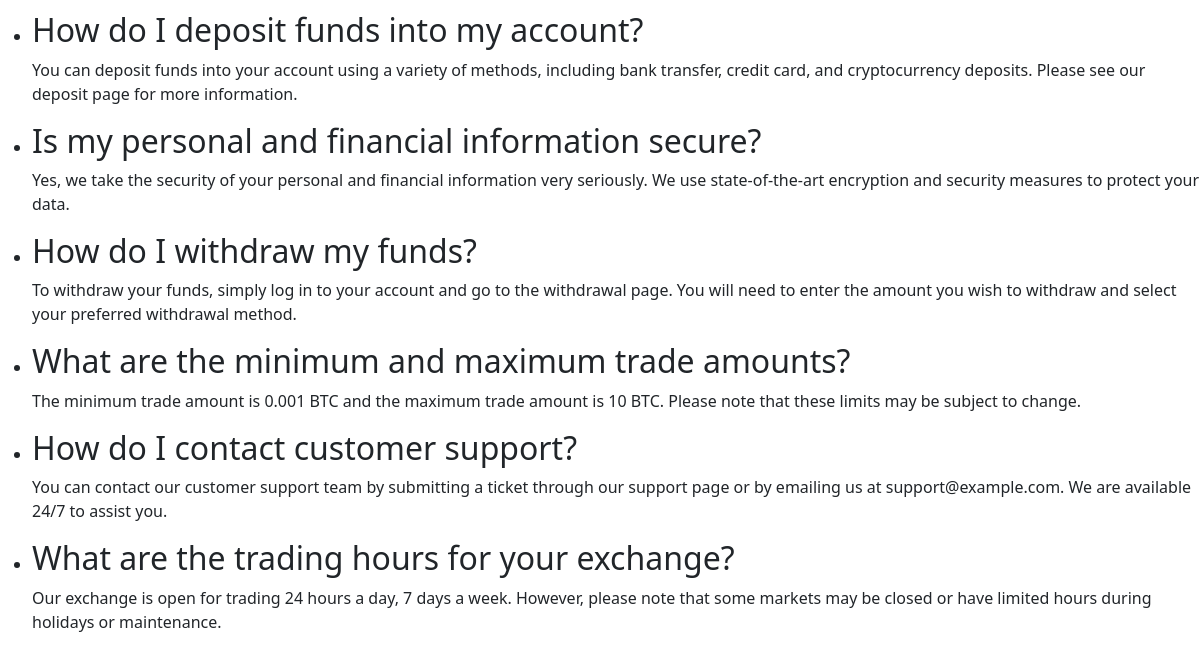
Before: /support/faq_list/ (lower part) with the older database file.
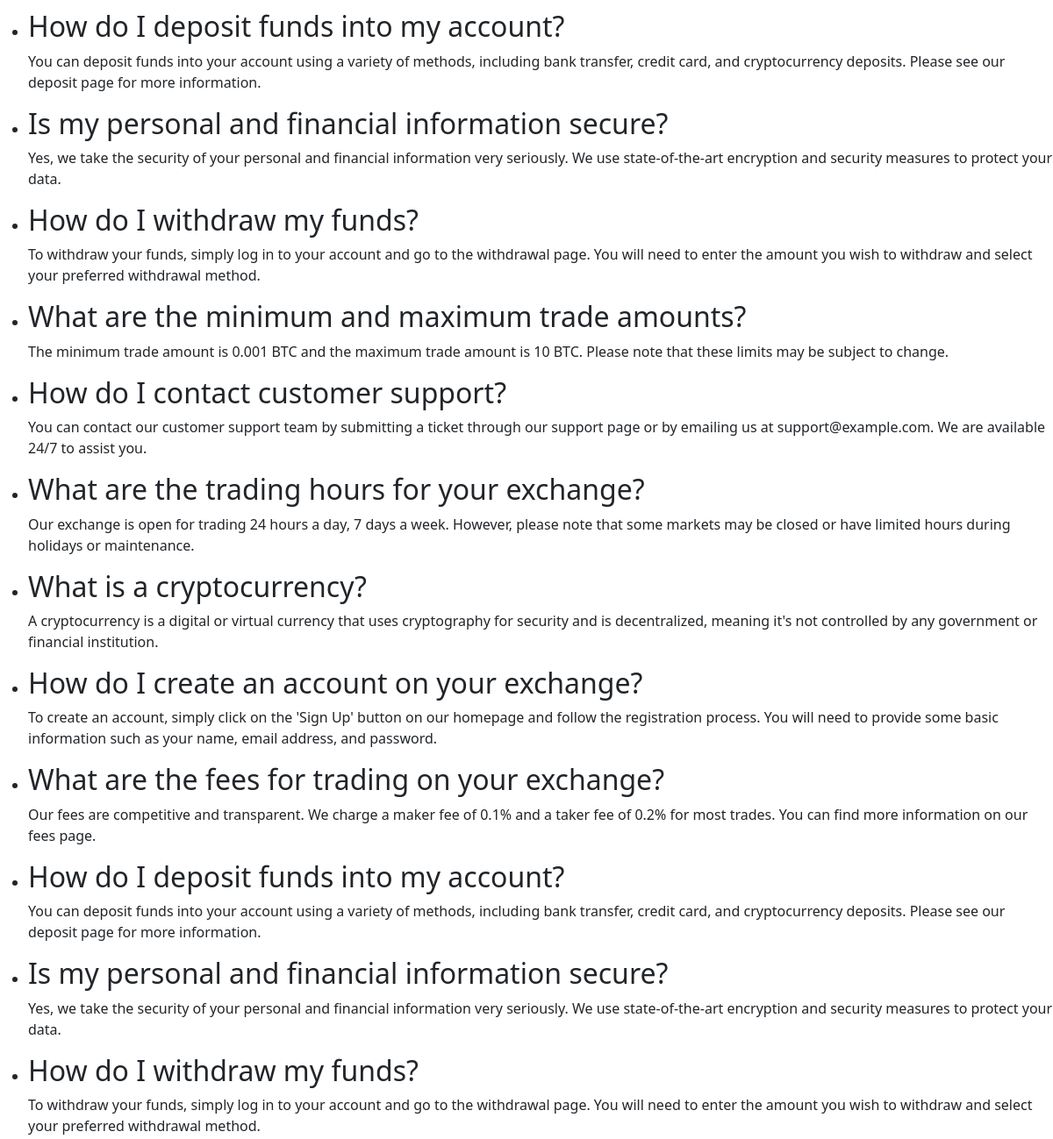
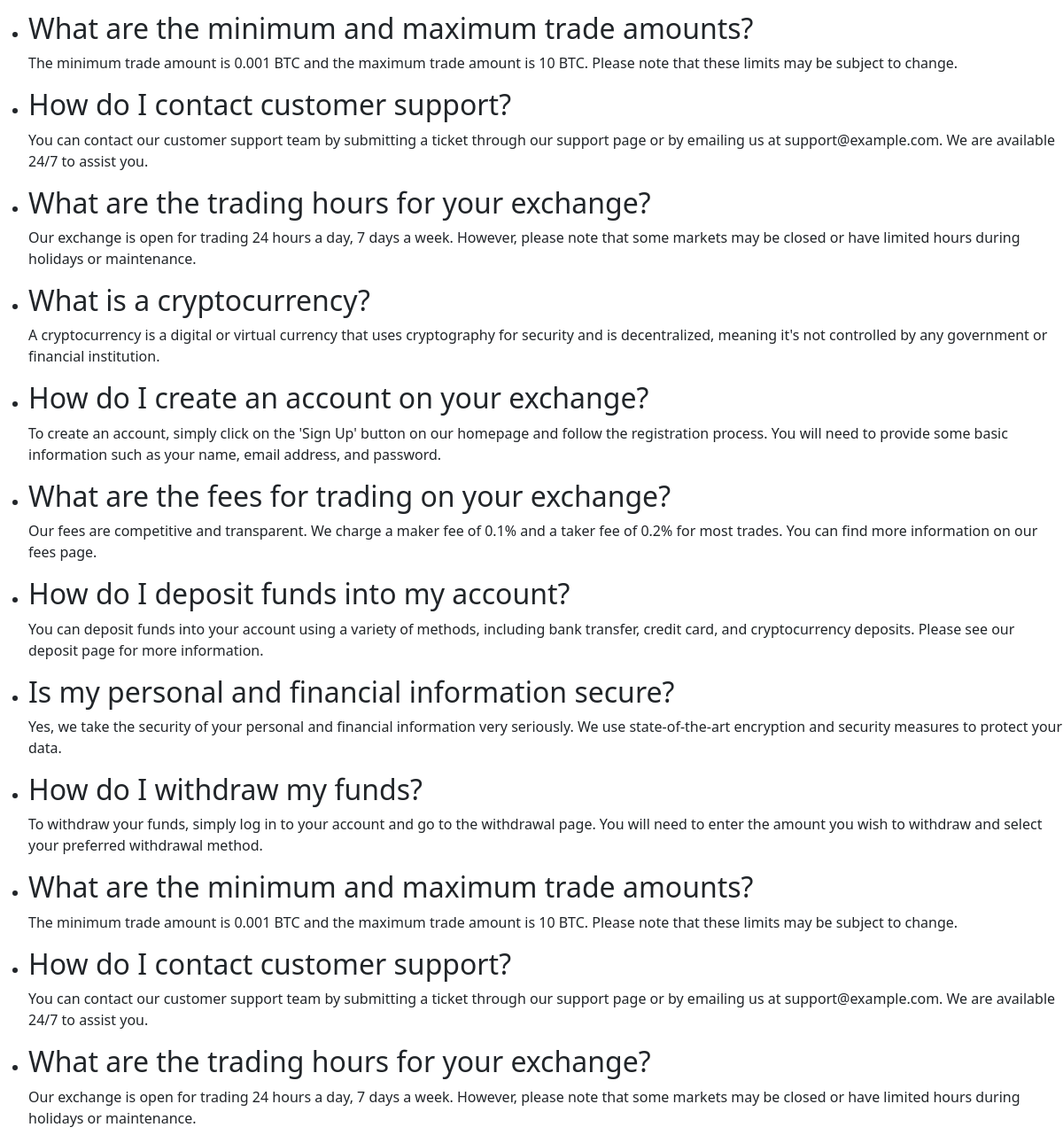
After: the same page with the newer database file (2 pictures, top to bottom).
### support/models.py (models this page shows, shortened)
class FAQ(models.Model):
    question = models.CharField(max_length=255)
    answer = models.TextField()
    created_at = models.DateTimeField(auto_now_add=True)

### support/views.py (the view)
# urls.py: path('support/faq_list/', views.faq_list, name='faq_list'),
def faq_list(request):
    faqs = FAQ.objects.all()
    return render(request, 'support/faq_list.html', {'faqs': faqs})

### templates/support/faq_list.html (shortened to what this page needs)
{% block content %}
{% load socialaccount %}
<!DOCTYPE html>
<html lang="en">
<head>
    <link rel="stylesheet" href="https://cdn.jsdelivr.net/npm/bootstrap@5.3.0/dist/css/bootstrap.min.css">
    <link rel="stylesheet" href="https://cdnjs.cloudflare.com/ajax/libs/font-awesome/4.7.0/css/font-awesome.min.css">
</head>
<body>
    <div class="background-container">
  <ul>
    {% for faq in faqs %}
      <li>
        <h2>{{ faq.question }}</h2>
        <p>{{ faq.answer }}</p>
      </li>
    {% endfor %}
  </ul>
{% endblock %}

### templates/support/faq_list.html (style rules this page uses)
body { margin: 0; padding: 0; overflow: hidden; }
.background-container { background-size: cover; background-position: center; background-repeat: no-repeat; height: 100vh; overflow-y: auto; }
body { margin: 0; }

Changed rows visible on the page:
added FAQ: question "What is a cryptocurrency?", answer "A cryptocurrency is a digital or virtual currency that uses cryptography for security and is decentralized, meaning it's not controlled by any government or financial institution."
added FAQ: question "How do I create an account on your exchange?", answer "To create an account, simply click on the 'Sign Up' button on our homepage and follow the registration process. You will need to provide some basic information such as your name, email address, and password."
added FAQ: question "What are the fees for trading on your exchange?", answer "Our fees are competitive and transparent. We charge a maker fee of 0.1% and a taker fee of 0.2% for most trades. You can find more information on our fees page."
added FAQ: question "How do I deposit funds into my account?", answer "You can deposit funds into your account using a variety of methods, including bank transfer, credit card, and cryptocurrency deposits. Please see our deposit page for more information."
added FAQ: question "Is my personal and financial information secure?", answer "Yes, we take the security of your personal and financial information very seriously. We use state-of-the-art encryption and security measures to protect your data."
added FAQ: question "How do I withdraw my funds?", answer "To withdraw your funds, simply log in to your account and go to the withdrawal page. You will need to enter the amount you wish to withdraw and select your preferred withdrawal method."
added FAQ: question "What are the minimum and maximum trade amounts?", answer "The minimum trade amount is 0.001 BTC and the maximum trade amount is 10 BTC. Please note that these limits may be subject to change."
added FAQ: question "How do I contact customer support?", answer "You can contact our customer support team by submitting a ticket through our support page or by emailing us at support@example.com. We are available 24/7 to assist you."
added FAQ: question "What are the trading hours for your exchange?", answer "Our exchange is open for trading 24 hours a day, 7 days a week. However, please note that some markets may be closed or have limited hours during holidays or maintenance."
added FAQ: question "What is a cryptocurrency?", answer "A cryptocurrency is a digital or virtual currency that uses cryptography for security and is decentralized, meaning it's not controlled by any government or financial institution."
added FAQ: question "How do I create an account on your exchange?", answer "To create an account, simply click on the 'Sign Up' button on our homepage and follow the registration process. You will need to provide some basic information such as your name, email address, and password."
added FAQ: question "What are the fees for trading on your exchange?", answer "Our fees are competitive and transparent. We charge a maker fee of 0.1% and a taker fee of 0.2% for most trades. You can find more information on our fees page."
added FAQ: question "How do I deposit funds into my account?", answer "You can deposit funds into your account using a variety of methods, including bank transfer, credit card, and cryptocurrency deposits. Please see our deposit page for more information."
added FAQ: question "Is my personal and financial information secure?", answer "Yes, we take the security of your personal and financial information very seriously. We use state-of-the-art encryption and security measures to protect your data."
added FAQ: question "How do I withdraw my funds?", answer "To withdraw your funds, simply log in to your account and go to the withdrawal page. You will need to enter the amount you wish to withdraw and select your preferred withdrawal method."
added FAQ: question "What are the minimum and maximum trade amounts?", answer "The minimum trade amount is 0.001 BTC and the maximum trade amount is 10 BTC. Please note that these limits may be subject to change."
added FAQ: question "How do I contact customer support?", answer "You can contact our customer support team by submitting a ticket through our support page or by emailing us at support@example.com. We are available 24/7 to assist you."
added FAQ: question "What are the trading hours for your exchange?", answer "Our exchange is open for trading 24 hours a day, 7 days a week. However, please note that some markets may be closed or have limited hours during holidays or maintenance."
